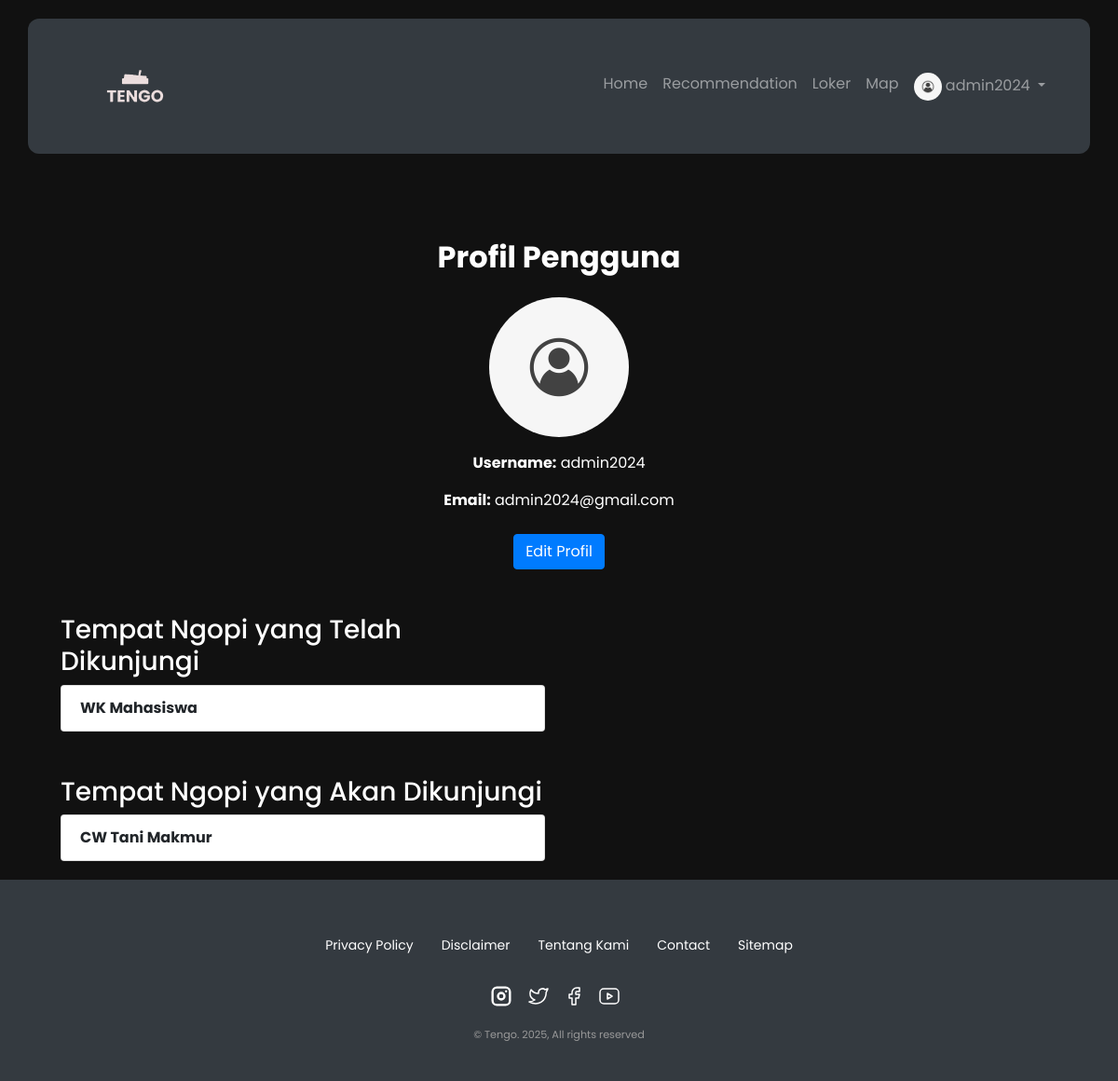
Page /profile/ (signed in) on the earlier database version.
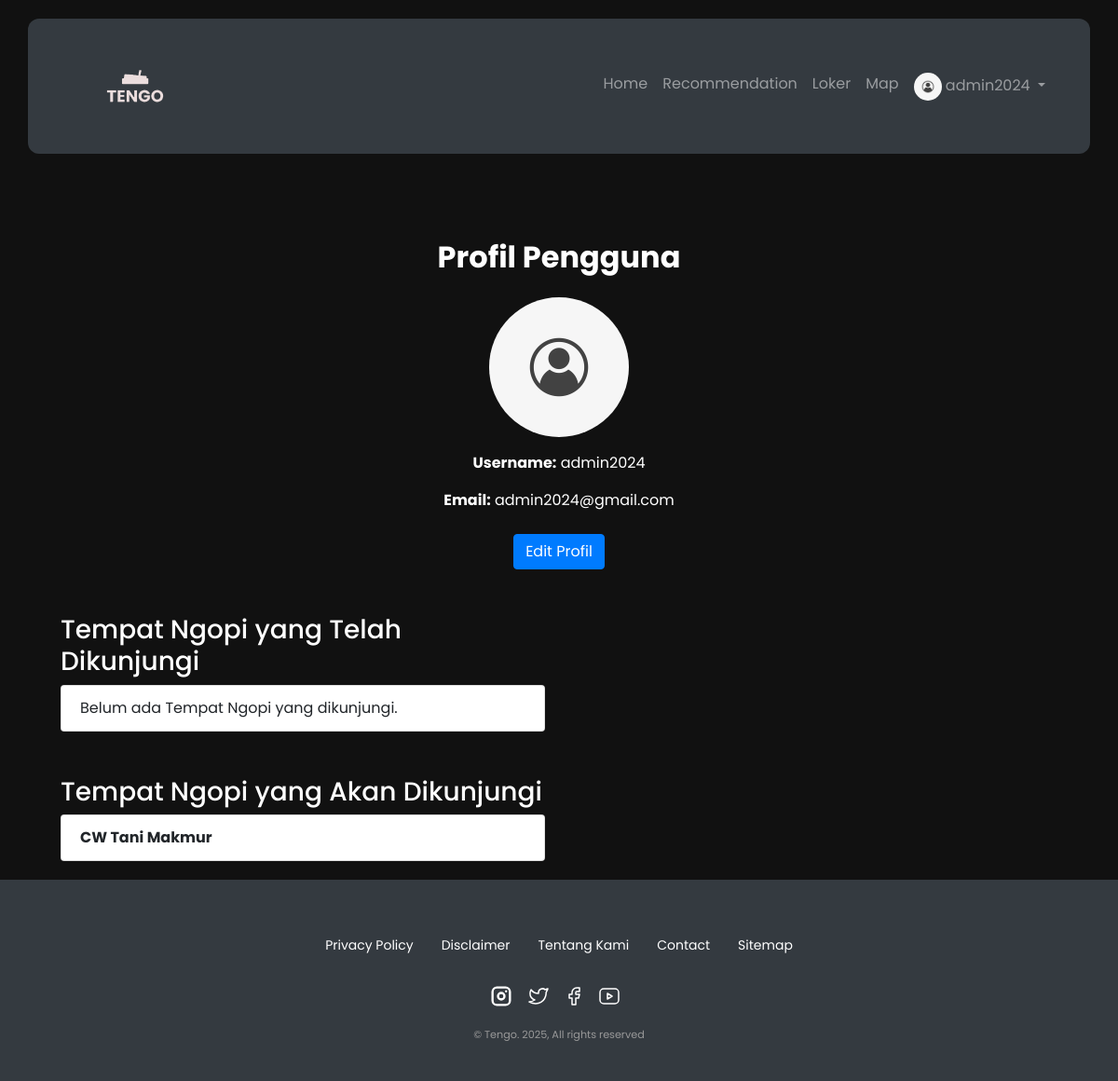
Same page on the later database version.
### aplikasi_tengo/models.py (models this page shows, shortened)
class CoffeeShop(models.Model):
    nama = models.CharField(max_length=200)
    alamat = models.TextField()
    jam_buka = models.CharField(max_length=50)
    contact = models.CharField(max_length=50)
    gallery = models.ImageField(upload_to='coffeeshop_gallery', null=True)
    instagram_url = models.URLField(max_length=200, null=True, blank=True)
    tiktok_url = models.URLField(max_length=200, null=True, blank=True)
    google_maps_url = models.URLField(blank=True, null=True)
    tags = models.ManyToManyField('CoffeeShopTag', blank=True)
    slug = models.SlugField(unique=True, blank=True)
    lokasi = models.ManyToManyField('Lokasi')
    fasilitas = models.ManyToManyField('Fasilitas', blank=True)
    menu_link = models.URLField('MenuLink', blank=True)
    tahun_berdiri = models.PositiveIntegerField(null=True, blank=True)
    created_at = models.DateTimeField(default=timezone.now)
    latitude = models.DecimalField(max_digits=9, decimal_places=6, null=True, blank=True)
    longitude = models.DecimalField(max_digits=9, decimal_places=6, null=True, blank=True)
    CASH = 'Cash'
    QRIS = 'QRIS'
    PAYMENT_CHOICES = [
        (CASH, 'Cash'),
        (QRIS, 'QRIS'),
    ]
    metode_pembayaran = models.ManyToManyField('PaymentMethod', blank=True)

### aplikasi_tengo/views.py (the view)
# urls.py: path('profile/', views.profile, name='profile'),
@login_required
def profile(request):
    try:
        profile = UserProfile.objects.get(user=request.user)
    except UserProfile.DoesNotExist:
        messages.error(request, "Profil pengguna tidak ditemukan. Silakan hubungi admin.")
        return redirect('index')
    visited_shops = CoffeeShop.objects.filter(visitstatus__user=request.user, visitstatus__status='visited')
    visit_later_shops = CoffeeShop.objects.filter(visitstatus__user=request.user, visitstatus__status='visit_later')
    return render(request, 'profile.html', {
        'profile': profile,
        'visited_shops': visited_shops,
        'visit_later_shops': visit_later_shops,
    })

### aplikasi_tengo/templates/profile.html (shortened to what this page needs)
{% load static %}
<!DOCTYPE html>
<html lang="en">
  <head>
    <link rel="stylesheet" href="https://stackpath.bootstrapcdn.com/bootstrap/4.5.2/css/bootstrap.min.css" />
    <link rel="stylesheet" href="{% static 'css/index.css' %}" />
    <link rel="stylesheet" href="https://cdnjs.cloudflare.com/ajax/libs/font-awesome/5.15.2/css/all.min.css" />
  </head>
  <body>
    {% include 'navbar.html' %}
    <div class="container mt-5">
      <h2 class="my-4 bold-text text-center text-white">Profil Pengguna</h2>
      <div class="text-center">
        <img src="{{ profile.avatar.url }}" alt="{{ profile.user.username }}'s avatar" class="img-fluid" style="max-width: 150px; border-radius: 50%" />
      </div>
      <div class="profile-info text-center mt-3 text-white">
        <p><strong>Username:</strong> {{ profile.user.username }}</p>
        <p><strong>Email:</strong> {{ profile.user.email }}</p>
        <a href="{% url 'edit_profile' %}" class="btn btn-primary mt-2">Edit Profil</a>
      </div>
      <div class="col-md-6 mt-5">
        <h3 class="text-white">Tempat Ngopi yang Telah Dikunjungi</h3>
        <ul class="list-group">
          {% for shop in visited_shops %}
          <li class="list-group-item"><strong>{{ shop.nama }}</strong><br /></li>
          {% empty %}
          <li class="list-group-item">Belum ada Tempat Ngopi yang dikunjungi.</li>
          {% endfor %}
        </ul>
      </div>
      <div class="col-md-6 mt-5">
        <h3 class="text-white">Tempat Ngopi yang Akan Dikunjungi</h3>
        <ul class="list-group">
          {% for shop in visit_later_shops %}
          <li class="list-group-item"><strong>{{ shop.nama }}</strong><br /></li>
          {% empty %}
          <li class="list-group-item">Tidak ada Tempat Ngopi yang akan dikunjungi.</li>
          {% endfor %}
        </ul>
      </div>
    </div>
    {% include 'footer.html' %}
  </body>
</html>

Differences in the rows shown:
removed CoffeeShop: nama "WK Mahasiswa", shown under "Tempat Ngopi yang Telah Dikunjungi"
Other differences:
text now shown: "Belum ada Tempat Ngopi yang dikunjungi."
